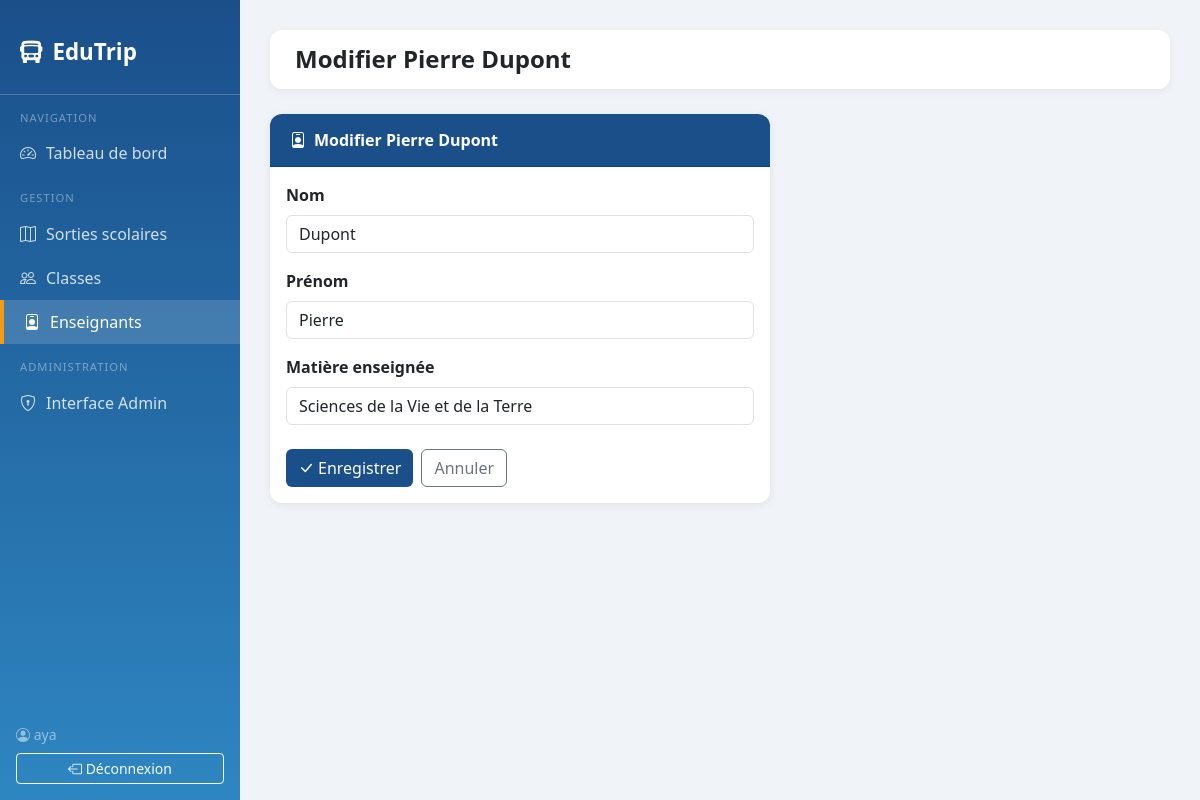
Screenshot of /enseignants/2/modifier/ (signed in) with the database file from the repository.
### sorties/models.py (models this page shows, shortened)
class Enseignant(models.Model):
    nom = models.CharField(max_length=100, verbose_name="Nom")
    prenom = models.CharField(max_length=100, verbose_name="Prénom")
    matiere = models.CharField(max_length=100, verbose_name="Matière enseignée")
    class Meta:
        verbose_name = "Enseignant"
        verbose_name_plural = "Enseignants"
        ordering = ['nom', 'prenom']

### sorties/views.py (the view)
# urls.py: path('enseignants/<int:pk>/modifier/', views.enseignant_modifier, name='enseignant_modifier'),
@login_required
def enseignant_modifier(request, pk):
    ens = get_object_or_404(Enseignant, pk=pk)
    if request.method == 'POST':
        form = EnseignantForm(request.POST, instance=ens)
        if form.is_valid():
            form.save()
            messages.success(request, "Enseignant mis à jour.")
            return redirect('enseignant_liste')
    else:
        form = EnseignantForm(instance=ens)
    return render(request, 'sorties/enseignant_form.html', {
        'form': form,
        'titre': f'Modifier {ens.prenom} {ens.nom}',
    })

### sorties/forms.py
class EnseignantForm(forms.ModelForm):
    class Meta:
        model = Enseignant
        fields = ['nom', 'prenom', 'matiere']
        widgets = {
            'nom': forms.TextInput(attrs={'class': 'form-control'}),
            'prenom': forms.TextInput(attrs={'class': 'form-control'}),
            'matiere': forms.TextInput(attrs={'class': 'form-control', 'placeholder': 'Ex: Mathématiques'}),
        }
        labels = {
            'nom': 'Nom',
            'prenom': 'Prénom',
            'matiere': 'Matière enseignée',
        }

### sorties/templates/sorties/enseignant_form.html (shortened to what this page needs)
{% extends 'sorties/base.html' %}
{% block page_titre %}{{ titre }}{% endblock %}
{% block content %}
<div class="card" style="max-width:500px;">
  <div class="card-header"><i class="bi bi-person-badge me-2"></i>{{ titre }}</div>
  <div class="card-body">
    <form method="post">
      {% for field in form %}
      <div class="mb-3">
        <label class="form-label fw-semibold">{{ field.label }}</label>
        {{ field }}
      </div>
      {% endfor %}
      <div class="d-flex gap-2 mt-4">
        <button type="submit" class="btn btn-edu"><i class="bi bi-check-lg me-1"></i>Enregistrer</button>
        <a href="{% url 'enseignant_liste' %}" class="btn btn-outline-secondary">Annuler</a>
      </div>
    </form>
  </div>
</div>
{% endblock %}

### sorties/templates/sorties/base.html (shortened to what this page needs)
<!DOCTYPE html>
<html lang="fr">
<head>
  <link href="https://cdn.jsdelivr.net/npm/bootstrap@5.3.2/dist/css/bootstrap.min.css" rel="stylesheet">
  <link href="https://cdn.jsdelivr.net/npm/bootstrap-icons@1.11.3/font/bootstrap-icons.min.css" rel="stylesheet">
</head>
<body>
<nav class="sidebar d-flex flex-column">
  <div class="brand">
    <i class="bi bi-bus-front-fill"></i> EduTrip
  </div>
  <div class="nav-section">Navigation</div>
  <a href="{% url 'dashboard' %}" class="nav-link {% if request.resolver_match.url_name == 'dashboard' %}active{% endif %}">
    <i class="bi bi-speedometer2"></i> Tableau de bord
  </a>
  <div class="nav-section">Gestion</div>
  <a href="{% url 'sortie_liste' %}" class="nav-link {% if 'sortie' in request.resolver_match.url_name %}active{% endif %}">
    <i class="bi bi-map"></i> Sorties scolaires
  </a>
  <a href="{% url 'classe_liste' %}" class="nav-link {% if 'classe' in request.resolver_match.url_name %}active{% endif %}">
    <i class="bi bi-people"></i> Classes
  </a>
  <a href="{% url 'enseignant_liste' %}" class="nav-link {% if 'enseignant' in request.resolver_match.url_name %}active{% endif %}">
    <i class="bi bi-person-badge"></i> Enseignants
  </a>
  {% if user.is_staff %}
  <div class="nav-section">Administration</div>
  <a href="/admin/" class="nav-link">
    <i class="bi bi-shield-lock"></i> Interface Admin
  </a>
  {% endif %}
  <div class="mt-auto p-3">
    <div class="text-white-50 small mb-2"><i class="bi bi-person-circle"></i> {{ user.get_full_name|default:user.username }}</div>
    <a href="{% url 'logout' %}" class="btn btn-sm btn-outline-light w-100">
      <i class="bi bi-box-arrow-left"></i> Déconnexion
    </a>
  </div>
</nav>
<div class="main-content">
  <div class="topbar">
    <div>
      <h4 class="mb-0 fw-bold text-dark">{% block page_titre %}EduTrip{% endblock %}</h4>
    </div>
  </div>
  {% block content %}{% endblock %}
</div>
</body>
</html>

### sorties/templates/sorties/base.html (style rules this page uses)
:root { --edu-primary: #1a4f8a; --edu-secondary: #2e86c1; --edu-accent: #f39c12; }
body { background-color: #f0f4f8; font-family: 'Segoe UI', sans-serif; }
.sidebar { min-height: 100vh; background: linear-gradient(180deg, var(--edu-primary) 0%, var(--edu-secondary) 100%); width: 240px; position: fixed; top: 0; left: 0; padding-top: 20px; z-index: 100; }
.sidebar .brand { color: #fff; font-size: 1.4rem; font-weight: 700; padding: 15px 20px 25px; border-bottom: 1px solid rgba(255,255,255,0.2); display: flex; align-items: center; gap: 10px; }
.sidebar .nav-link { color: rgba(255,255,255,0.8); padding: 10px 20px; border-radius: 0; transition: all 0.2s; display: flex; align-items: center; gap: 10px; }
.sidebar .nav-link:hover, .sidebar .nav-link.active { color: #fff; background-color: rgba(255,255,255,0.15); border-left: 4px solid var(--edu-accent); }
.sidebar .nav-section { color: rgba(255,255,255,0.4); font-size: 0.7rem; text-transform: uppercase; letter-spacing: 1px; padding: 15px 20px 5px; }
.main-content { margin-left: 240px; padding: 30px; }
.topbar { background: #fff; border-radius: 12px; padding: 15px 25px; margin-bottom: 25px; display: flex; justify-content: space-between; align-items: center; box-shadow: 0 2px 10px rgba(0,0,0,0.06); }
.card { border: none; border-radius: 12px; box-shadow: 0 2px 10px rgba(0,0,0,0.07); }
.card-header { background: var(--edu-primary); color: white; border-radius: 12px 12px 0 0 !important; font-weight: 600; padding: 14px 20px; }
.btn-edu { background-color: var(--edu-primary); color: white; border: none; }

### rows the page displays
Enseignant: form "Dupont" "Pierre" "Sciences de la Vie et de la Terre"

### other values shown
{{ user.get_full_name|default:user.username }} "aya"
{{ titre }} "Modifier Pierre Dupont"
{{ field.label }} "Nom" "Prénom" "Matière enseignée"
